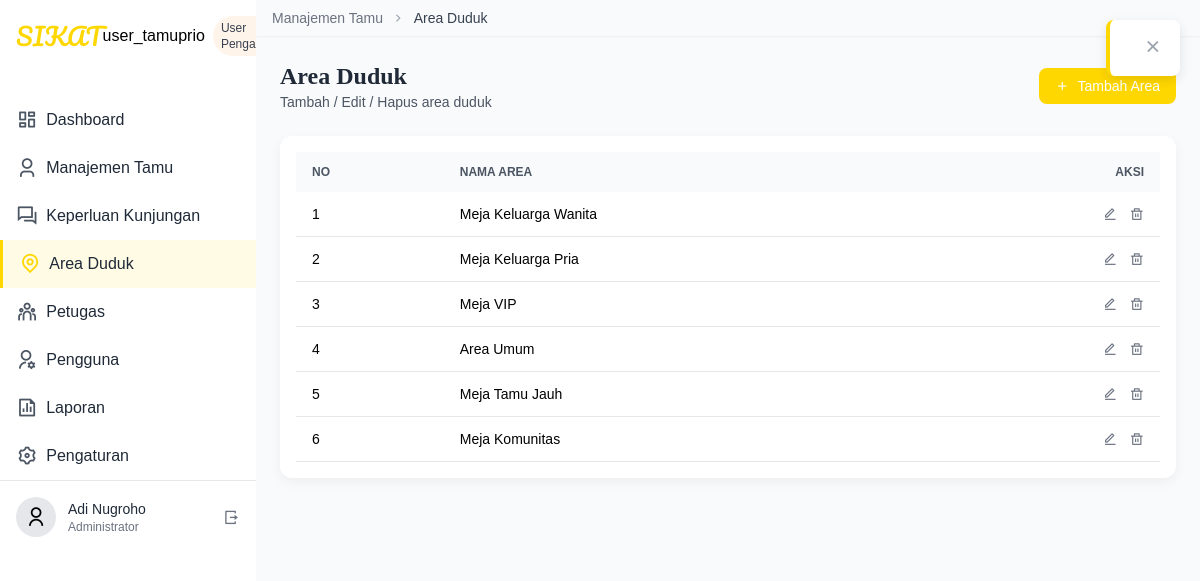
Page /user_areaduduk.php on the committed database.
### tables this page shows
CREATE TABLE `area_duduk` (
  `id` int NOT NULL,
  `nama_area` varchar(100) NOT NULL,
  `keperluan_id` int NOT NULL DEFAULT '1'
);

### user_areaduduk.php (the view, shortened to what this page needs)
<?php
$db = new mysqli('localhost','root','','database_sikatbukutamu');
$areas = [];
$res = $db->query("SELECT * FROM area_duduk ORDER BY id");
while($r = $res->fetch_assoc()){
  $areas[] = $r;
}
?>
<!DOCTYPE html>
<html lang="id"><head>
  <script src="https://cdn.tailwindcss.com"></script>
  <link href="https://cdnjs.cloudflare.com/ajax/libs/remixicon/4.6.0/remixicon.min.css" rel="stylesheet"/>
</head><body class="flex h-screen bg-gray-50">
  <div class="w-64 bg-white shadow-md hidden md:block">
    <div class="p-4 flex items-center">
      <h1 class="text-2xl font-['Pacifico'] text-primary">SIKAT</h1>
      user_tamuprio<span class="ml-2 text-xs bg-secondary bg-opacity-30 text-gray-700 px-2 py-1 rounded-full">User Pengantin</span>
    </div>
    <div class="mt-6">
      <?php
      $menu=['Dashboard'=>'ri-dashboard-line','Manajemen Tamu'=>'ri-user-3-line',
             'Keperluan Kunjungan'=>'ri-question-answer-line','Area Duduk'=>'ri-map-pin-line',
             'Petugas'=>'ri-team-line','Pengguna'=>'ri-user-settings-line',
             'Laporan'=>'ri-file-chart-line','Pengaturan'=>'ri-settings-3-line'];
      foreach($menu as $lbl=>$icon):
        $active=($lbl==='Area Duduk')?' active':'';
      ?>
      <div class="sidebar-item<?= $active ?> px-4 py-3 flex items-center">
        <i class="<?= $icon ?> ri-lg text-<?= $active?'primary':'gray-600' ?>"></i>
        <span class="ml-2 text-gray-800"><?= $lbl ?></span>
      </div>
      <?php endforeach ?>
    </div>
    <div class="mt-auto p-4 border-t flex items-center">
      <div class="w-10 h-10 rounded-full bg-gray-200 flex items-center justify-center">
        <i class="ri-user-line ri-lg"></i>
      </div>
      <div class="ml-3">
        <p class="text-sm font-medium text-gray-800">Adi Nugroho</p>
        <p class="text-xs text-gray-500">Administrator</p>
      </div>
      <i class="ri-logout-box-r-line text-gray-500 ml-auto"></i>
    </div>
  </div>
  <div class="flex-1 flex flex-col overflow-hidden">
    <header class="bg-white shadow-sm z-10">
      <div class="px-4 py-2 bg-gray-50 flex items-center text-sm">
        <a href="#" class="text-gray-500">Manajemen Tamu</a>
        <i class="ri-arrow-right-s-line mx-2 text-gray-400"></i>
        <span class="text-gray-700">Area Duduk</span>
      </div>
    </header>
    <main class="flex-1 overflow-y-auto p-6 bg-gray-50">
      <div class="mb-6 flex items-center justify-between">
        <div>
          <h1 class="text-2xl font-serif font-semibold text-gray-800">Area Duduk</h1>
          <p class="text-gray-600 text-sm">Tambah / Edit / Hapus area duduk</p>
        </div>
        <button id="btnAdd" class="bg-primary text-white px-4 py-2 rounded-lg flex items-center text-sm">
          <i class="ri-add-line mr-2"></i> Tambah Area
        </button>
      </div>
      <div class="card p-4">
        <div class="overflow-x-auto">
          <table class="w-full text-sm text-left" id="tbl">
            <thead class="bg-gray-50 text-gray-600 uppercase text-xs">
              <tr>
                <th class="px-4 py-3">No</th>
                <th class="px-4 py-3">Nama Area</th>
                <th class="px-4 py-3 text-right">Aksi</th>
              </tr>
            </thead>
            <tbody>
              <?php foreach($areas as $i=>$r): ?>
              <tr class="border-b hover:bg-gray-50">
                <td class="px-4 py-3"><?= $i+1 ?></td>
                <td class="px-4 py-3 font-medium"><?= htmlspecialchars($r['nama_area']) ?></td>
                <td class="px-4 py-3 text-right space-x-2">
                  <button class="edit-btn text-gray-500 hover:text-primary"
                          data-id="<?= $r['id'] ?>"
                          data-nama="<?= htmlspecialchars($r['nama_area']) ?>">
                    <i class="ri-edit-line"></i>
                  </button>
                  <button class="delete-btn text-gray-500 hover:text-red-500"
                          data-id="<?= $r['id'] ?>">
                    <i class="ri-delete-bin-line"></i>
                  </button>
                </td>
              </tr>
              <?php endforeach ?>
            </tbody>
          </table>
        </div>
      </div>
    </main>
  </div>
  <div id="toast" class="toast flex">
    <button id="toastClose" class="ml-4 text-gray-400"><i class="ri-close-line ri-lg"></i></button>
  </div>
</body>
</html>

### user_areaduduk.php (style rules this page uses)
body { font-family:'Poppins',sans-serif;background:#FFFFF8 }
.font-serif { font-family:'Playfair Display',serif }
.card { background:#fff;border-radius:12px;box-shadow:0 4px 12px rgba(0,0,0,0.05);overflow:hidden;position:relative }
.toast { display:none;position:fixed;top:20px;right:20px;background:#fff;border-left:4px solid #FFD700;padding:16px;border-radius:8px;box-shadow:0 4px 12px rgba(0,0,0,0.1);z-index:100;align-items:center; }
.sidebar-item { transition:all .2s ease }
.sidebar-item.active { background:rgba(255,215,0,.1);border-left:3px solid #FFD700 }

### rows in the picture
area_duduk: nama_area "Meja Keluarga Wanita"
area_duduk: nama_area "Meja Keluarga Pria"
area_duduk: nama_area "Meja VIP"
area_duduk: nama_area "Area Umum"
area_duduk: nama_area "Meja Tamu Jauh"
area_duduk: nama_area "Meja Komunitas"

### other values in the picture
$lbl "Dashboard"
$lbl "Manajemen Tamu"
$lbl "Keperluan Kunjungan"
$lbl "Area Duduk"
$lbl "Petugas"
$lbl "Pengguna"
$lbl "Laporan"
$lbl "Pengaturan"
